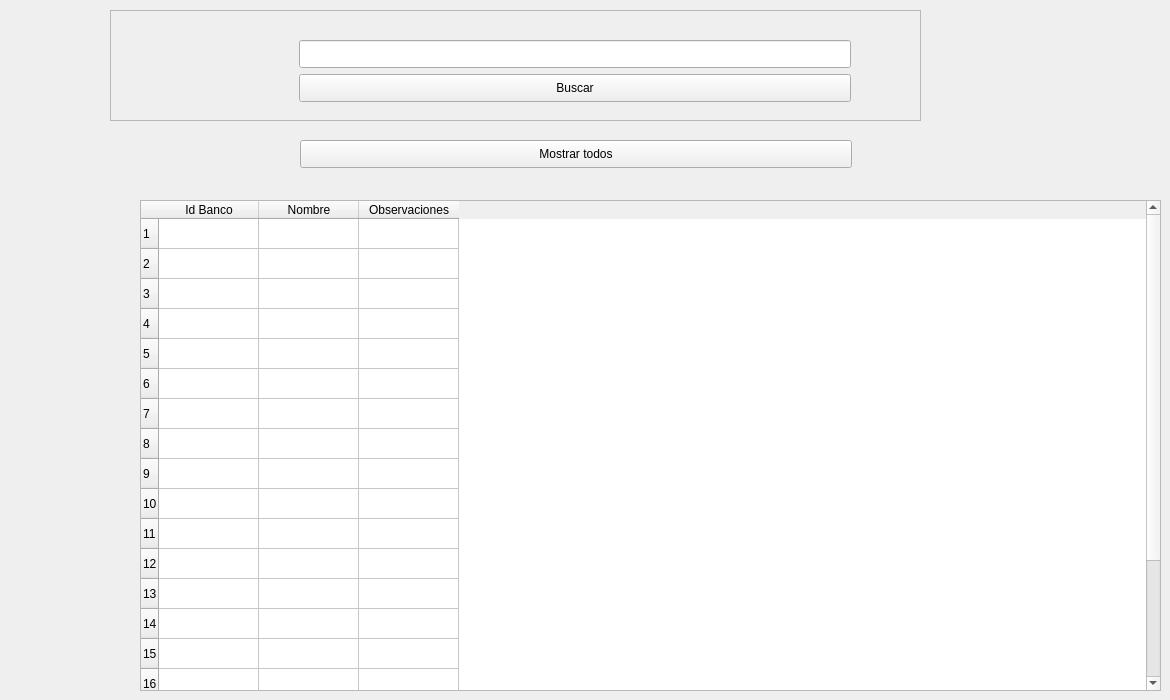
      <widget class="QWidget" name="tab_listado_banco">
       <attribute name="title">
        <string>Listado bancos</string>
       </attribute>
       <widget class="QTableWidget" name="tableListaBanco">
        <property name="enabled">
         <bool>true</bool>
        </property>
        <property name="geometry">
         <rect>
          <x>140</x>
          <y>200</y>
          <width>1021</width>
          <height>491</height>
         </rect>
        </property>
        <property name="acceptDrops">
         <bool>false</bool>
        </property>
        <property name="frameShape">
         <enum>QFrame::StyledPanel</enum>
        </property>
        <property name="frameShadow">
         <enum>QFrame::Sunken</enum>
        </property>
        <property name="lineWidth">
         <number>1</number>
        </property>
        <property name="midLineWidth">
         <number>0</number>
        </property>
        <property name="verticalScrollBarPolicy">
         <enum>Qt::ScrollBarAsNeeded</enum>
        </property>
        <property name="showGrid">
         <bool>true</bool>
        </property>
        <property name="sortingEnabled">
         <bool>false</bool>
        </property>
        <property name="wordWrap">
         <bool>true</bool>
        </property>
        <property name="cornerButtonEnabled">
         <bool>true</bool>
        </property>
        <property name="rowCount">
         <number>20</number>
        </property>
        <property name="columnCount">
         <number>3</number>
        </property>
        <attribute name="horizontalHeaderCascadingSectionResizes">
         <bool>false</bool>
        </attribute>
        <row/>
        <row/>
        <row/>
        <row/>
        <row/>
        <row/>
        <row/>
        <row/>
        <row/>
        <row/>
        <row/>
        <row/>
        <row/>
        <row/>
        <row/>
        <row/>
        <row/>
        <row/>
        <row/>
        <row/>
        <column>
         <property name="text">
          <string>Id Banco</string>
         </property>
        </column>
        <column>
         <property name="text">
          <string>Nombre</string>
         </property>
        </column>
        <column>
         <property name="text">
          <string>Observaciones</string>
         </property>
        </column>
       </widget>
       <widget class="QFrame" name="frame_buscar_banco">
        <property name="geometry">
         <rect>
          <x>110</x>
          <y>10</y>
          <width>811</width>
          <height>111</height>
         </rect>
        </property>
        <property name="frameShape">
         <enum>QFrame::StyledPanel</enum>
        </property>
        <property name="frameShadow">
         <enum>QFrame::Raised</enum>
        </property>
        <widget class="QPushButton" name="btn_buscar_banco">
         <property name="geometry">
          <rect>
           <x>189</x>
           <y>64</y>
           <width>552</width>
           <height>28</height>
          </rect>
         </property>
         <property name="text">
          <string>Buscar</string>
         </property>
        </widget>
        <widget class="QLineEdit" name="lineEdit_buscar_banco">
         <property name="geometry">
          <rect>
           <x>189</x>
           <y>30</y>
           <width>552</width>
           <height>28</height>
          </rect>
         </property>
        </widget>
       </widget>
       <widget class="QPushButton" name="btn_mostrar_todos_banco">
        <property name="geometry">
         <rect>
          <x>300</x>
          <y>140</y>
          <width>552</width>
          <height>28</height>
         </rect>
        </property>
        <property name="text">
         <string>Mostrar todos</string>
        </property>
       </widget>
      </widget>
